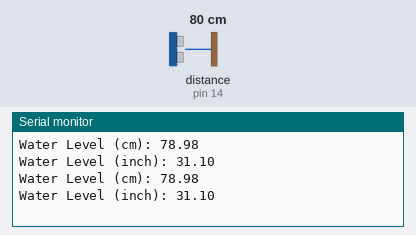
Recording of a sketch running on a simulated Arduino Uno, built with avr-gcc and run on an emulated ATmega328P. Shown: the last lines printed to the serial monitor. Wiring (inferred from the names in the program): ultrasonic range finder: trigger pin 12; echo pin 14. Inputs (shaded band) come from the test bench; at power-on: distance to the obstacle (sensor on pin 14) 80 cm. The echo pulse lasts 58.3 µs per cm.

Above: at 1.8 s.
1.9 s: distance to the obstacle (sensor on pin 14) set to 2 cm
At 2.8 s:
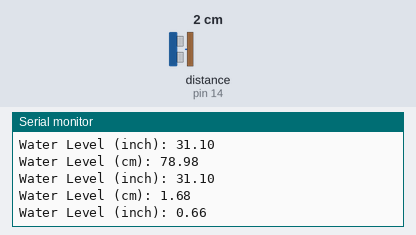
3.4 s: distance to the obstacle (sensor on pin 14) set to 4 cm
At 4.8 s:
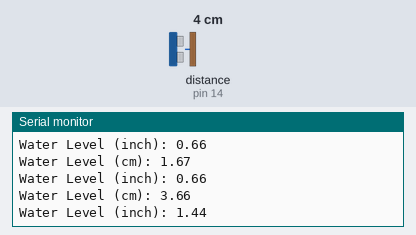
Timing chart, 0 to 6.4 s (numbered marks = the images above; inputs shaded):
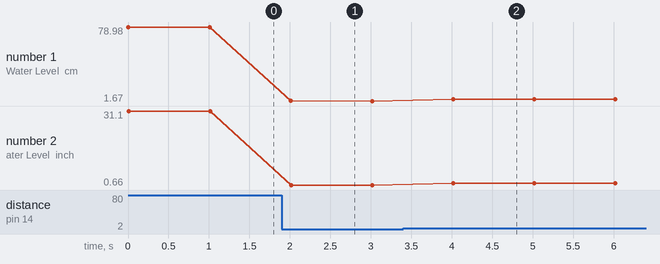

Measured:
- after the input at 1.9 s, the serial monitor: prints a new line after 0.11 s (image 1)
- after the input at 3.4 s, the serial monitor: prints a new line after 0.62 s (image 2)
- plotted number 1: 78.98 → 1.67 after the input at 1.9 s, 1.67 → 3.66 after the input at 3.4 s
- plotted number 2: 31.1 → 0.66 after the input at 1.9 s, 0.66 → 1.44 after the input at 3.4 s

The sketch:

Ultra_test.ino
```cpp
const int trigPin = 12; //D6 pin
const int echoPin = 14; //D5 pin

//define sound velocity in cm/uS
#define SOUND_VELOCITY 0.034
#define CM_TO_INCH 0.393701

long duration;
float waterlevelCm;
float waterlevelInch;

void setup() {
  Serial.begin(115200); // Starts the serial communication
  pinMode(trigPin, OUTPUT); // Sets the trigPin as an Output
  pinMode(echoPin, INPUT); // Sets the echoPin as an Input
}

void loop() {
  // Clears the trigPin
  digitalWrite(trigPin, LOW);
  delayMicroseconds(2);
  digitalWrite(trigPin, HIGH);
  delayMicroseconds(10);
  digitalWrite(trigPin, LOW);

  // Reads the echoPin, returns the sound wave travel time in microseconds
  duration = pulseIn(echoPin, HIGH);

  // Calculate the water level
   waterlevelCm = duration * SOUND_VELOCITY/2;

  // Convert to inches
  waterlevelInch = waterlevelCm * CM_TO_INCH;

  // Prints the water level in tank on the Serial Monitor
Serial.print("Water Level (cm): ");
  Serial.println(waterlevelCm);
  Serial.print("Water Level (inch): ");
  Serial.println(waterlevelInch);
  delay(1000);
}
```
